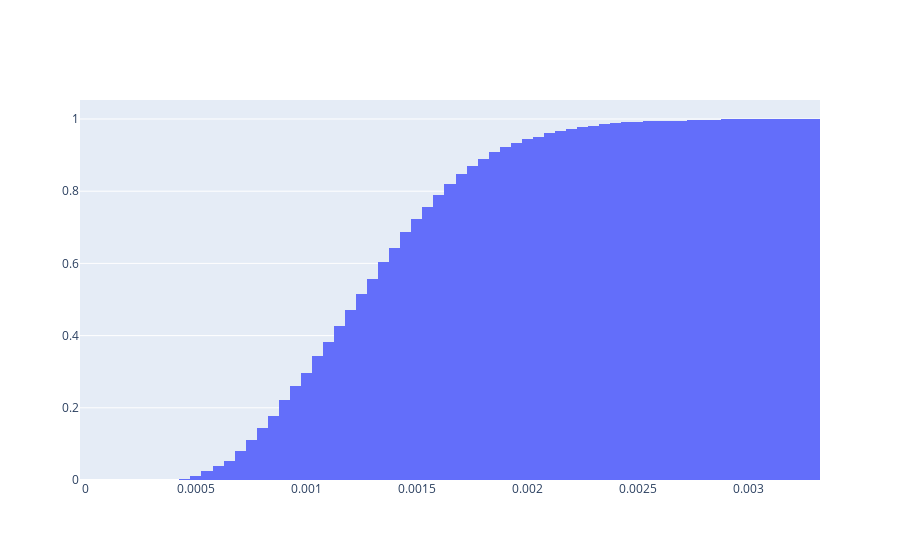

The code cell stored with this chart in its notebook:
### Code cell
fig = go.Figure(data=[go.Histogram(x=Y_tilde, cumulative_enabled=True, histnorm='probability')])

fig.show()

### Figure 1 — Plotly figure (JSON) as saved in the notebook; plotly's stock layout.template omitted (floating-point values rounded to 4 significant figures; data arrays with more than 128 entries replaced by an {"elided": "..."} marker saying what was removed)
{"data": [{"cumulative": {"enabled": true}, "histnorm": "probability", "type": "histogram", "x": {"elided": "3593 float values"}}], "layout": {}}
